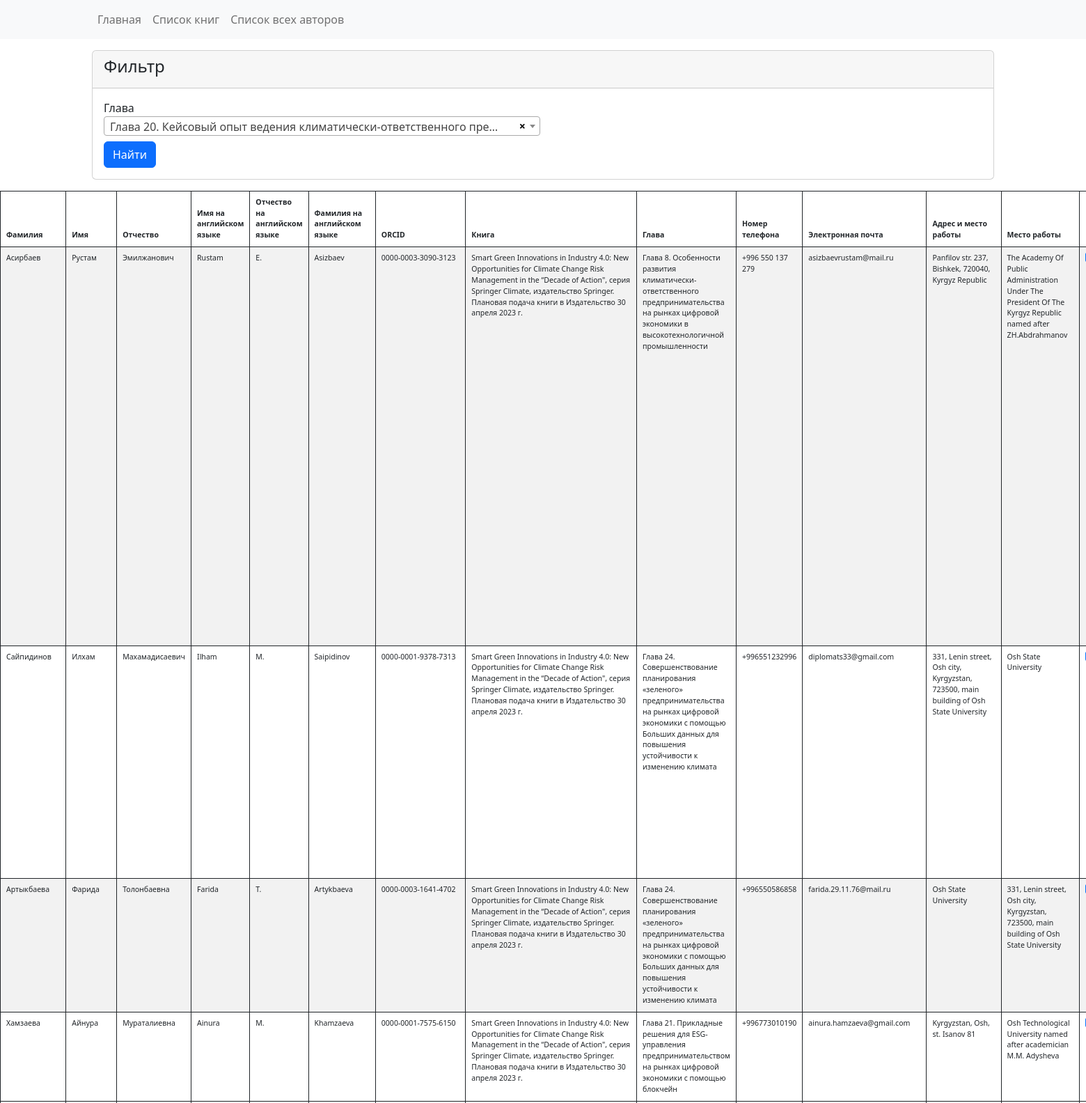
The page /adm/authors (signed in, upper part) on the database its author committed.
### authorsdatasend/models.py (models this page shows)
class AuthorsTable(db.Model):
    id = db.Column(db.Integer, primary_key=True)
    lastName = db.Column(db.String(150), nullable=False)
    firstName = db.Column(db.String(150), nullable=False)
    midName = db.Column(db.String(150), nullable=False)
    jobAddress = db.Column(db.Text, nullable=False)
    jobAddress1 = db.Column(db.Text, nullable=False)
    ORCID = db.Column(db.Text, nullable=False)
    lastNameTranslit = db.Column(db.String(150), nullable=False)
    firstNameTranslit = db.Column(db.String(150), nullable=False)
    midNameTranslit = db.Column(db.String(150), nullable=False)
    bookTitle = db.Column(db.Text, nullable=False)
    chapterTitle = db.Column(db.Text, nullable=False)
    phoneNumber = db.Column(db.String(50), nullable=False)
    bookID = db.Column(db.Integer, nullable=False)
    chapterID = db.Column(db.Integer, nullable=False)
    emailAdress = db.Column(db.String(150), nullable=False)
    authorComment = db.Column(db.Text, default=False)
    paid = db.Column(db.Boolean, default=False)
    comment = db.Column(db.Text, default=False, nullable=True)

### authorsdatasend/admin_views.py (the view)
@app.route(prefix + '/authors', methods=['POST','GET'])
@login_required
def adminAuthors():
    chaptersQuery = Chapters.query
    all_authors_filters = []
    all_chapters_filters = []
    if request.method =='POST':
        chapter_id = int(request.form.get('chapter_id'))
        all_authors_filters.append(AuthorsTable.chapterID == chapter_id)
    if request.args.get('book_id'):
        all_chapters_filters.append(Chapters.bookID == request.args.get('book_id'))
        all_authors_filters.append(AuthorsTable.bookID == request.args.get('book_id'))
    authors = db.session.query(AuthorsTable).filter(*all_authors_filters).all()
    chapters = db.session.query(Chapters).filter(*all_chapters_filters).all()
    return render_template('admin/authors/authors.html', title="Список авторов" ,authors=authors, chapters=chapters)

### authorsdatasend/models.py (called while the page is built)
@login_manager.user_loader
def load_user(user_id):
    return db.session.query(User).get(user_id)

### authorsdatasend/templates/admin/authors/authors.html (shortened to what this page needs)
{% extends "admin/index.html" %}
{% block styles %}
<link href="https://cdn.jsdelivr.net/npm/bootstrap@5.2.0/dist/css/bootstrap.min.css" rel="stylesheet"
>
<link href="https://cdn.jsdelivr.net/npm/select2@4.1.0-rc.0/dist/css/select2.min.css" rel="stylesheet" />
{% endblock styles %}
{% block content %}
<section class="my-3">
    <div class="container">
        <div class="card">
            <div class="card-header">
                <h4>Фильтр</h4>
            </div>
            <div class="card-body">
                <form method="post">
                    <div class="row g-2">
                        <div class="form-group col-6">
                            <label for="chapter_id">Глава</label>
                        </div>
                    </div>
                    <button type="submit" class="btn btn-primary mt-2">Найти</button>
                </form>
            </div>
        </div>
    </div>
</section>
<table class="table table-bordered table-striped table-hover border-dark" style="font-size: 0.66em;">
    <thead>
        <tr>
            <th scope="col">Фамилия</th>
            <th scope="col">Имя</th>
            <th scope="col">Отчество</th>
            <th scope="col">Имя на английском языке</th>
            <th scope="col">Отчество на английском языке</th>
            <th scope="col">Фамилия на английском языке</th>
            <th scope="col">ORCID</th>
            <th scope="col">Книга</th>
            <th scope="col">Глава</th>
            <th scope="col">Номер телефона</th>
            <th scope="col">Электронная почта</th>
            <th scope="col">Адрес и место работы</th>
            <th scope="col">Место работы</th>
            <th scope="col">Оплачено</th>
        </tr>
    </thead>
    <tbody>
        {% for author in authors %}
        <tr class="max" style="max-height:200px">
            <td>{{author.lastName}}</td>
            <td>{{author.firstName}}</td>
            <td>{{author.midName}}</td>
            <td>{{author.firstNameTranslit}}</td>
            <td>{{author.midNameTranslit}}</td>
            <td>{{author.lastNameTranslit}}</td>
            <td>{{author.ORCID}}</td>
            <td>{{author.bookTitle}}</td>
            <td>{{author.chapterTitle}}</td>
            <td>{{author.phoneNumber}}</td>
            <td>{{author.emailAdress}}</td>
            <td>{{author.jobAddress}}</td>
            <td>{{author.jobAddress1}}</td>
            <td>
            </td>
        </tr>
        {%endfor%}
    </tbody>
</table>
{% endblock content %}

### rows shown on the page
AuthorsTable: lastName "Аcиpбаев", firstName "Рустам", midName "Эмилжанович", firstNameTranslit "Rustam", midNameTranslit "E.", lastNameTranslit "Asizbaev", ORCID "0000-0003-3090-3123", bookTitle "Smart Green Innovations in Industry 4.0: New Opportunities for Climate Change Risk Management in the “Decade of Action\", серия Springer Climate, издательство Springer. Плановая подача книги в Издательство 30 апреля 2023 г.", chapterTitle "Глава 8. Особенности развития климатически-ответственного предпринимательства на рынках цифровой экономики в высокотехнологичной промышленности", phoneNumber "+996 550 137 279", emailAdress "asizbaevrustam@mail.ru", jobAddress "Panfilov str. 237, Bishkek, 720040, Kyrgyz Republic", jobAddress1 "The Academy Of Public Administration Under The President Of The Kyrgyz Republic named after ZH.Abdrahmanov"
AuthorsTable: lastName "Сайпидинов", firstName "Илхам", midName "Махамадисаевич", firstNameTranslit "Ilham", midNameTranslit "M.", lastNameTranslit "Saipidinov", ORCID "0000-0001-9378-7313", bookTitle "Smart Green Innovations in Industry 4.0: New Opportunities for Climate Change Risk Management in the “Decade of Action\", серия Springer Climate, издательство Springer. Плановая подача книги в Издательство 30 апреля 2023 г.", chapterTitle "Глава 24. Совершенствование планирования «зеленого» предпринимательства на рынках цифровой экономики с помощью Больших данных для повышения устойчивости к изменению климата", phoneNumber "+996551232996", emailAdress "diplomats33@gmail.com", jobAddress "331, Lenin street, Osh city, Kyrgyzstan, 723500, main building of Osh State University", jobAddress1 "Osh State University"
AuthorsTable: lastName "Артыкбаева", firstName "Фарида", midName "Толонбаевна", firstNameTranslit "Farida", midNameTranslit "T.", lastNameTranslit "Artykbaeva", ORCID "0000-0003-1641-4702", bookTitle "Smart Green Innovations in Industry 4.0: New Opportunities for Climate Change Risk Management in the “Decade of Action\", серия Springer Climate, издательство Springer. Плановая подача книги в Издательство 30 апреля 2023 г.", chapterTitle "Глава 24. Совершенствование планирования «зеленого» предпринимательства на рынках цифровой экономики с помощью Больших данных для повышения устойчивости к изменению климата", phoneNumber "+996550586858", emailAdress "farida.29.11.76@mail.ru", jobAddress "Osh State University", jobAddress1 "331, Lenin street, Osh city, Kyrgyzstan, 723500, main building of Osh State University"
AuthorsTable: lastName "Хамзаева", firstName "Айнура", midName "Мураталиевна", firstNameTranslit "Ainura", midNameTranslit "M.", lastNameTranslit "Khamzaeva", ORCID "0000-0001-7575-6150", bookTitle "Smart Green Innovations in Industry 4.0: New Opportunities for Climate Change Risk Management in the “Decade of Action\", серия Springer Climate, издательство Springer. Плановая подача книги в Издательство 30 апреля 2023 г.", chapterTitle "Глава 21. Прикладные решения для ESG-управления предпринимательством на рынках цифровой экономики с помощью блокчейн", phoneNumber "+996773010190", emailAdress "ainura.hamzaeva@gmail.com", jobAddress "Kyrgyzstan, Osh, st. Isanov 81", jobAddress1 "Osh Technological University named after academician M.M. Adysheva"
